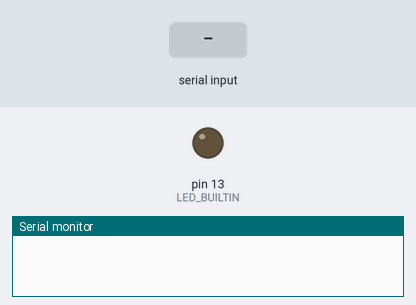
Bench run of a sketch on a simulated Arduino Uno, built with avr-gcc and run on an emulated ATmega328P. On the bench: output pins drawn as LEDs (lit = HIGH), the last lines printed to the serial monitor. Dashed ring = blinking. The test bench sets the inputs (shaded band).

Above: at 1.2 s.
1.3 s: "90,45\n" received over Serial
At 2.4 s:
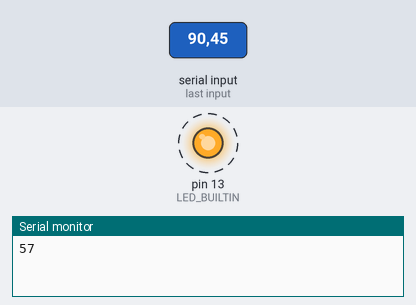
Timing chart, 0 to 10.3 s (numbered marks = the images above; inputs shaded):
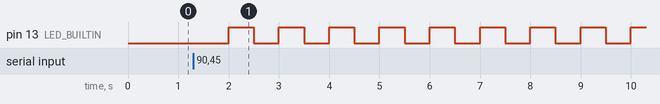

The sketch:

C.ino
```cpp
void setup() {
    // put your setup code here, to run once:
    Serial.begin(9600);
    pinMode(LED_BUILTIN, OUTPUT);
}

void loop() {
    // digitalWrite(LED_BUILTIN, HIGH);
    if(Serial.available() > 0) {
      int x = Serial.read() - '0';
      Serial.println('0' + x);
      for(int i = 1; i <= x; ++i){
        digitalWrite(LED_BUILTIN, HIGH);
        delay(500);
        digitalWrite(LED_BUILTIN, LOW);
        delay(500);
      }
    }
    delay(1000);
}
```

Measured:
- after the input at 1.3 s, pin 13 (LED_BUILTIN): alternates HIGH for 0.50 s and LOW for 0.50 s, starting after 0.70 s
